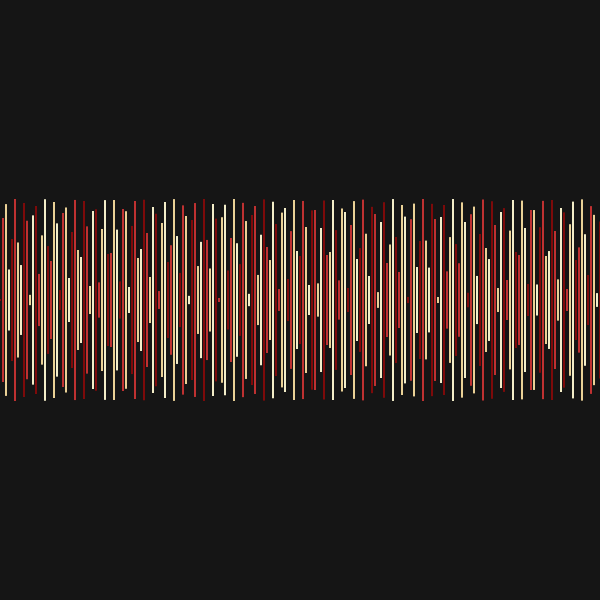
Frame 1 (no input)
Frame 60 (no input): identical to frame 1, image omitted
Frame 120 (the mouse pressed at the canvas centre since frame 60): identical to frame 1, image omitted

The p5.js sketch that drew this single still picture (run headless with seeded random() and noise() and a simulated clock; from frame 60 on, the mouse is pressed at the canvas centre):

// p5.js sketch
// ── sketch.js
const palletes = [
  ["#5F8670", "#FF9800", "#B80000", "#820300"],
  ["#7D0A0A", "#BF3131", "#EAD196", "#F3EDC8"],
];
let colors = [];
const points = []

function setup() {
  createCanvas(600, 600);
  smooth();
  pixelDensity(4);

  // noLoop();

  colors = random(palletes);
  lineHeight = round(random(100, 700))
  // lineHeight = 600
  console.log(lineHeight)
  for (let i = 0; i < width; i++) {
    const x = i * width / 200
    const y1 = sin(i * lineHeight) * 100 + height / 2
    const y2 = -sin(i * lineHeight) * 100 + height / 2
    points.push({ x, y1, y2 })
  }
}



function draw() {
  background(21);

  stroke(255)
  for (let i = 0; i < points.length; i++) {
    const { x, y1, y2 } = points[i]
    stroke(colors[i % colors.length])
    strokeWeight(2)
    line(x, y1, x, y2)
    // line(x, y, nx, ny)
  }
}
